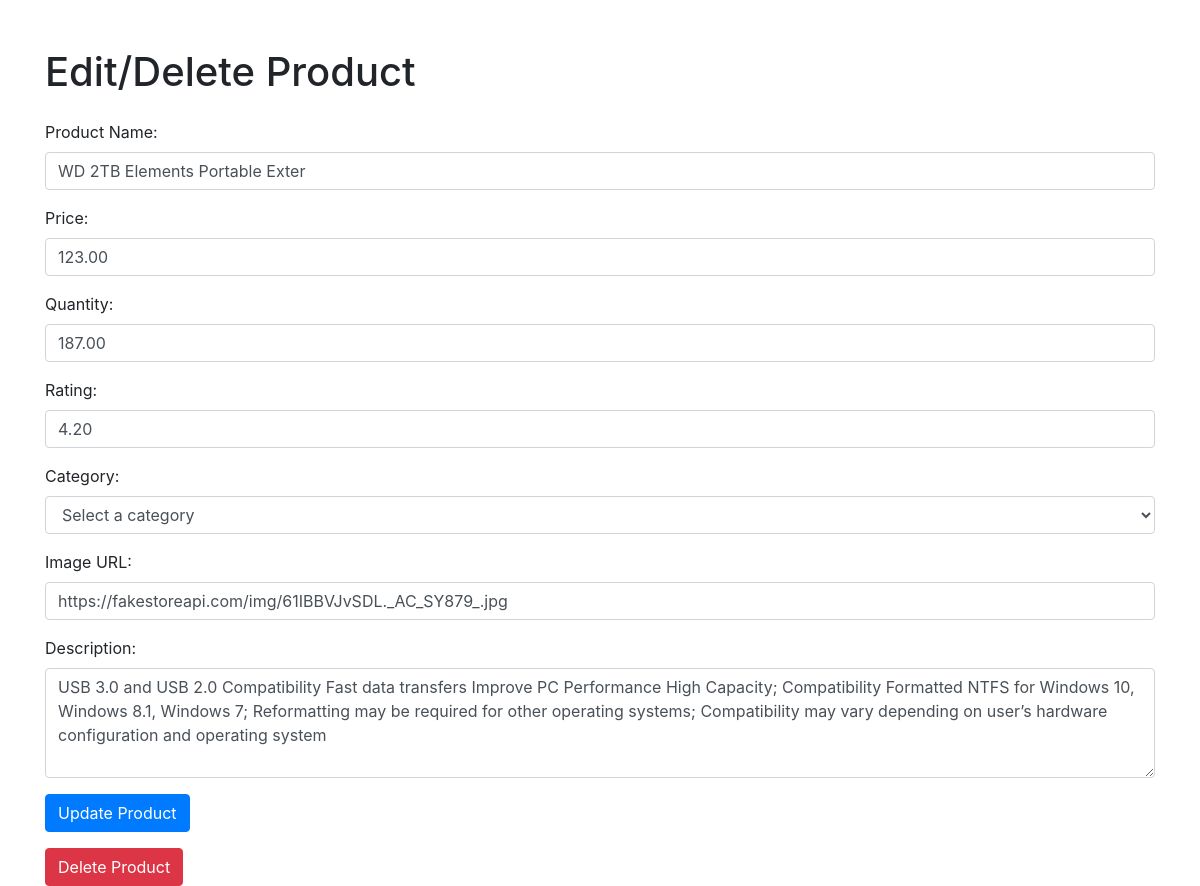
Screenshot of /editProduct.php?id=35 with the database file from the repository.
### tables this page shows
CREATE TABLE `products` (
  `productID` int(6) UNSIGNED NOT NULL,
  `productName` varchar(30) NOT NULL,
  `price` decimal(10,2) NOT NULL,
  `img` varchar(600) DEFAULT NULL,
  `dct` varchar(600) DEFAULT NULL,
  `category` varchar(60) DEFAULT NULL,
  `rate` decimal(10,2) DEFAULT NULL,
  `quantity` decimal(10,2) NOT NULL
);

### editProduct.php (the view, shortened to what this page needs)
<!DOCTYPE html>
<html lang="en">
<head>
    <link href="https://stackpath.bootstrapcdn.com/bootstrap/4.5.2/css/bootstrap.min.css" rel="stylesheet">
</head>
<body>
    <div class="container mt-5">
        <h1 class="mb-4">Edit/Delete Product</h1>
        <?php
        $servername = "localhost";
        $username = "root";
        $password = "";
        $dbname = "OnlineStore";
        $conn = new mysqli($servername, $username, $password, $dbname);
        if (isset($_GET["id"])) {
            $productId = $_GET["id"];
            $sql = "SELECT * FROM products WHERE productID=$productId";
            $result = $conn->query($sql);
            if ($result->num_rows > 0) {
                $product = $result->fetch_assoc();
            } else {
                echo '<div class="alert alert-danger" role="alert">Product not found</div>';
                exit;
            }
        } else {
            echo '<div class="alert alert-danger" role="alert">Product ID not provided</div>';
            exit;
        }
        ?>
        <form method="post" action="">
            <div class="form-group">
                <label for="product_name">Product Name:</label>
                <input type="text" class="form-control" name="product_name" value="<?php echo $product["productName"]; ?>" required>
            </div>
            <div class="form-group">
                <label for="price">Price:</label>
                <input type="number" step="0.01" class="form-control" name="price" value="<?php echo $product["price"]; ?>" required>
            </div>
            <div class="form-group">
                <label for="quantity">Quantity:</label>
                <input type="number" class="form-control" name="quantity" value="<?php echo $product["quantity"]; ?>" required>
            </div>
            <div class="form-group">
                <label for="rate">Rating:</label>
                <input type="number" step="0.1" class="form-control" name="rate" value="<?php echo $product["rate"]; ?>" required>
            </div>
            <div class="form-group">
                <label for="category">Category:</label>
                <select class="form-control" id="category" name="category" required>
                    <option value="">Select a category</option>
                </select>
            </div>
            <div class="form-group">
                <label for="img">Image URL:</label>
                <input type="text" class="form-control" name="img" value="<?php echo $product["img"]; ?>" required>
            </div>
            <div class="form-group">
                <label for="description">Description:</label>
                <textarea class="form-control" name="description" rows="4" required><?php echo $product["dct"]; ?></textarea>
            </div>
            <button type="submit" class="btn btn-primary">Update Product</button>
        </form>
        <form method="post" action="">
            <button type="submit" class="btn btn-danger mt-3" onclick="return confirm('Are you sure you want to delete this product?')">Delete Product</button>
        </form>
    </div>
</body>
</html>

### rows the page displays
products: product_name "WD 2TB Elements Portable Exter", price "123.00", quantity "187.00", rate "4.20", img "https://fakestoreapi.com/img/61IBBVJvSDL._AC_SY879_.jpg", description "USB 3.0 and USB 2.0 Compatibility Fast data transfers Improve PC Performance High Capacity; Compatibility Formatted NTFS for Windows 10, Windows 8.1, Windows 7; Reformatting may be required for other operating systems; Compatibility may vary depending on user’s hardware configuration and operating system"
